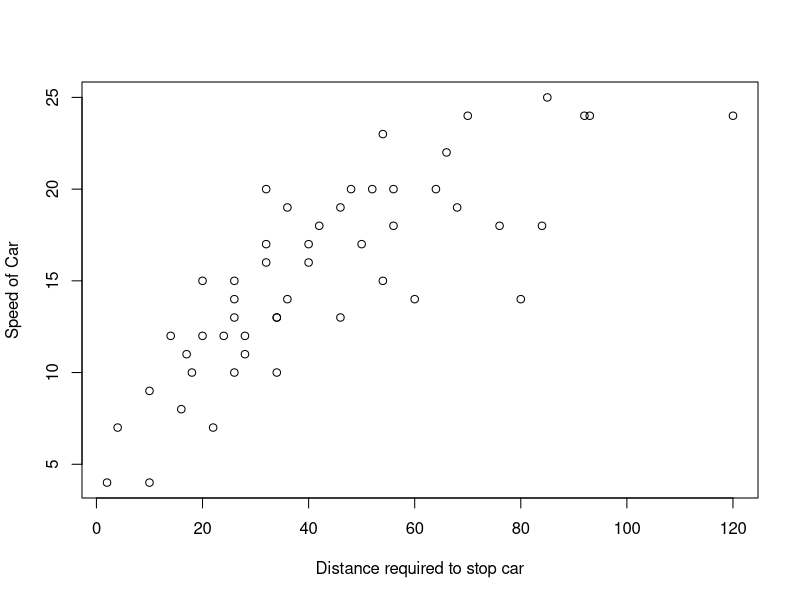

The R source for this figure:
## ---- chunk 1
#| echo: false
#| #rendering file so no R code is shown
#| #Taking the cars dataset available in r, a dataframe with 50 observations on 2 variables: speed measured in miles per hour, and stopping distance required in feet
#| #dataset shown:
datasets::cars
#| #Below is a simple scatter plot showing stopping distance required on the x axis vs speed of car on y axis
plot(datasets::cars$dist, datasets::cars$speed, type = "p", xlab = "Distance required to stop car", ylab = "Speed of Car")
